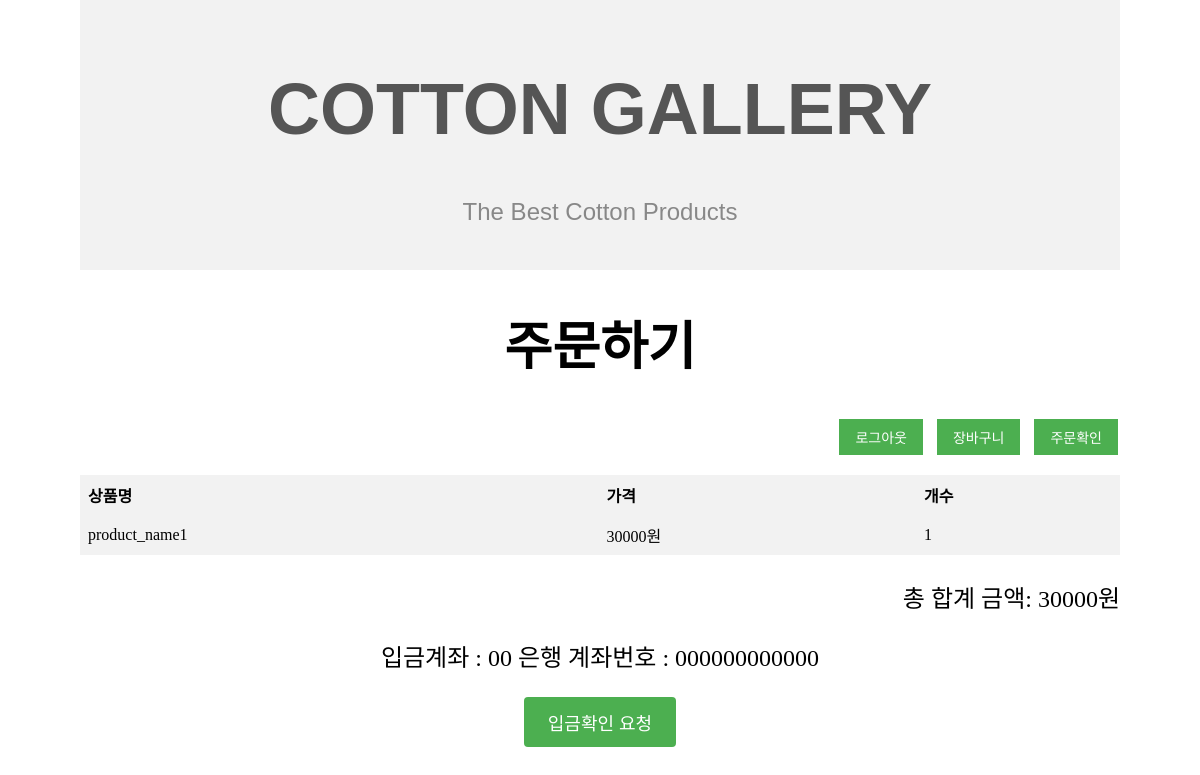
/purchase.php (signed in), run on the app's committed database.
### tables this page shows
CREATE TABLE `carts` (
  `ID` int(11) NOT NULL,
  `product_id` varchar(20) NOT NULL,
  `count` int(11) DEFAULT NULL
);

CREATE TABLE `products` (
  `product_id` varchar(20) NOT NULL,
  `fabric_id` varchar(20) DEFAULT NULL,
  `product_name` varchar(20) DEFAULT NULL,
  `form` varchar(20) DEFAULT NULL,
  `size` varchar(20) DEFAULT NULL,
  `price` int(11) DEFAULT NULL,
  `product_image` longblob DEFAULT NULL
);

### purchase.php (the view, shortened to what this page needs)
<!doctype html>
<html>
    <head>
    </head>
    <div style="background-color: #f2f2f2; padding: 20px;">
        <div align="center">
            <h1 style="font-family: 'Arial Black', sans-serif; font-size: 72px; color: #555555;">
                <a href="main.php" style="text-decoration: none; color: #555555;">COTTON GALLERY</a>
            </h1>
            <p style="font-family: Arial, sans-serif; font-size: 24px; color: #888888;">The Best Cotton Products</p>
        </div>
    </div>
    <div align = 'center'>
      <h1 style='font-family: "Arial Black", sans-serif; font-size: 52px;'>
        주문하기
      </h1>
    </div>
    <div align = 'right'>
        <?php
        if(isset($_SESSION['user_id'])) {
            echo "<a href='logout.php' class='btn-login'>로그아웃</a>";
            echo "<a href='cart.php' class='btn-login'>장바구니</a>";
            echo "<a href='purchase_check.php' class='btn-login'>주문확인</a>";
        }
        else {
            echo "<a href='login.php'>로그인</a>";
            echo "<span style='margin-left: 10px'></span>";
            echo "<a href='join.php'>회원가입</a>";
        }
        ?>
    </div>
    <?php
        if(isset($_SESSION['user_id'])) {
            $conn = mysqli_connect("localhost", "root", "11111111", "store");
        $ID = $_SESSION['user_id'];
        $q = "SELECT * FROM carts WHERE ID='$ID'";
        $result = mysqli_query($conn, $q);
        if(mysqli_num_rows($result) > 0) {
            $total_price = 0;
            echo "<table>";
            echo "<tr>";
            echo "<th>상품명</th>";
            echo "<th>가격</th>";
            echo "<th>개수</th>";
            echo "</tr>";
            while($row = mysqli_fetch_assoc($result)) {
                $product_id = $row['product_id'];
                $count = $row['count'];
                $p = "SELECT * FROM products WHERE product_id = '$product_id'";
                $presult = mysqli_query($conn, $p);
                $prow = mysqli_fetch_assoc($presult);
                $tprice = $prow['price'] * $count;
                $product_name = $prow['product_name'];
                $price = $prow['price'];
                echo "<tr>";
                echo "<td>".$product_name."</td>";
                echo "<td>".$price."원</td>";
                echo "<td>".$count."</td>";
                $total_price += $tprice;
            }
            echo "</table>";
            echo "<p style='font-size: 24px; text-align: right;'> 총 합계 금액: ".$total_price."원</p>";
            echo "<p style='font-size: 24px; text-align: center;'> 입금계좌 : 00  은행 계좌번호 : 000000000000</p>";
            echo "<form method='post' action='purchase_process.php'>";
            echo "<button class = 'purchase-btn' button type='submit'>입금확인 요청</button>";
            echo "</form>";
            }
        } else {
            echo "<script>alert('로그인 후 이용해주세요.')</script>";
            echo "<script>location.replace('login.php');</script>";
            exit;
        }
    ?>

### purchase.php (style rules this page uses)
table { border-collapse: collapse; width: 100%; }
th, td { text-align: left; padding: 8px; }
th { background-color: #f2f2f2; }
tr:nth-child(even) { background-color: #f2f2f2; }
.purchase-btn { display: block; margin: 0 auto; background-color: #4CAF50; border: none; color: white; padding: 12px 24px; text-align: center; text-decoration: none; font-size: 18px; cursor: pointer; border-radius: 4px; }
.btn-login, .btn-join { background-color: #4CAF50; border: none; color: white; padding: 8px 16px; text-align: center; text-decoration: none; display: inline-block; font-size: 14px; margin: 4px 2px; cursor: pointer; }

### data on the page
carts: product.product_name "product_name1", product.price "30000", count "1"

### other printed values
$total_price "30000"
